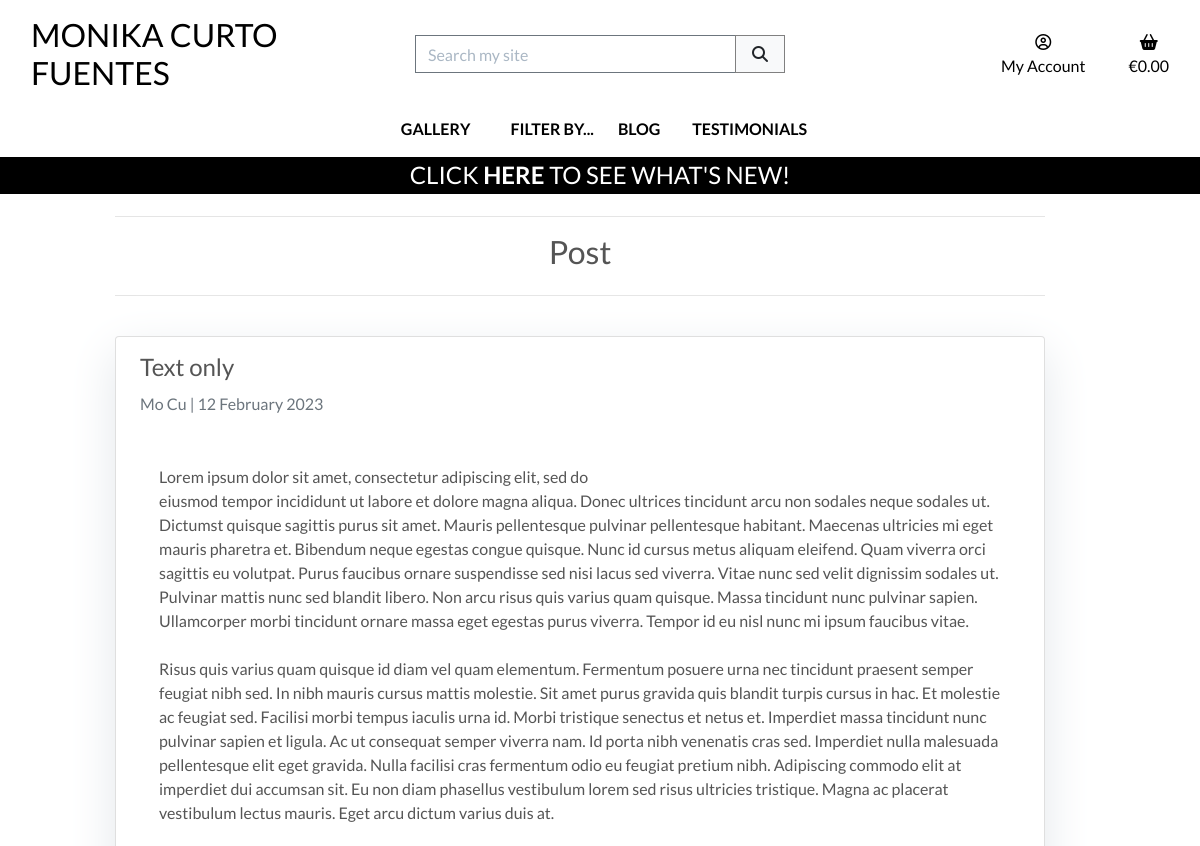
The page /blog/text-only/ (signed in, upper part) on the database as committed earlier.
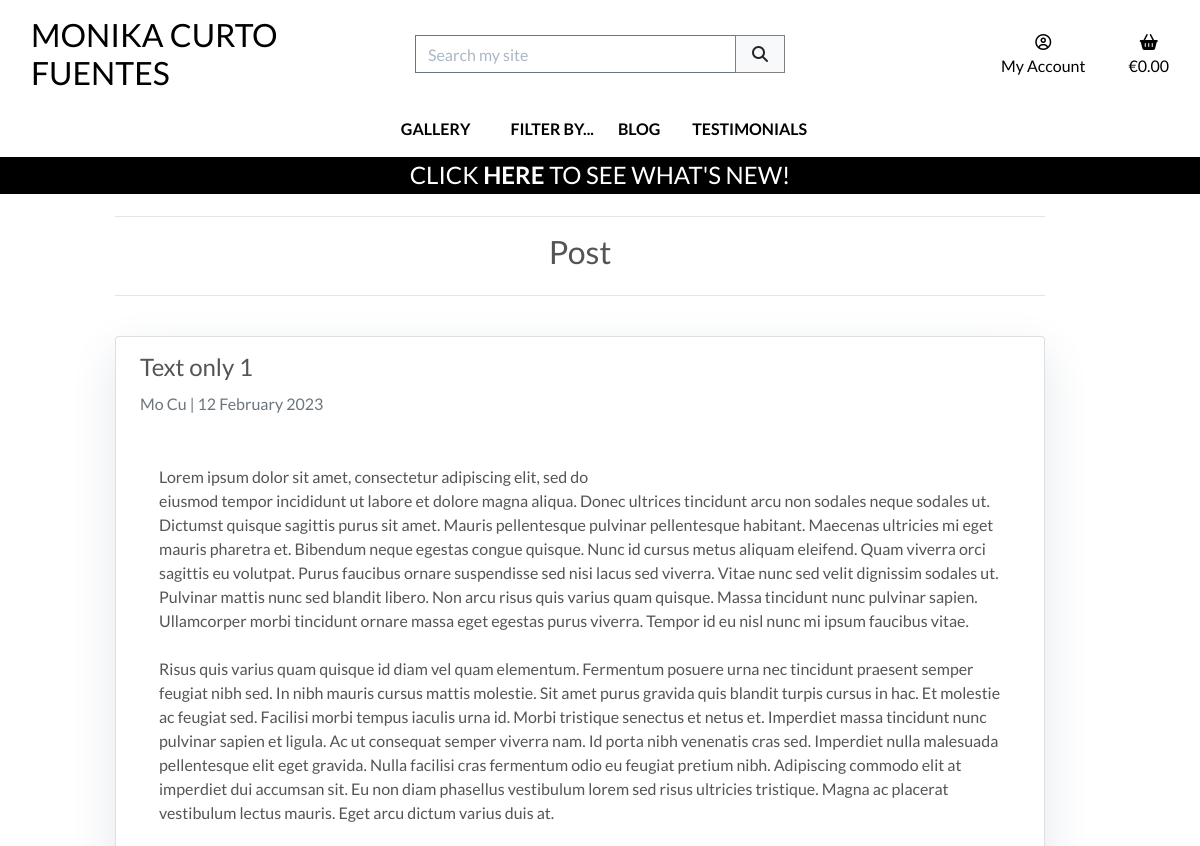
The same page on the database as committed later.
### blog/models.py (models this page shows, shortened)
class Post(models.Model):
    title = models.CharField(
        max_length=150,
        unique=True)
    slug = models.SlugField(
        max_length=150,
        unique=True)
    author = models.ForeignKey(
        User,
        on_delete=models.SET_NULL,
        related_name="blog_posts",
        null=True,
        blank=True)
    content = models.TextField()
    featured_image = models.ImageField(
        null=True,
        blank=True)
    highlight = models.BooleanField(
        default=False)
    live = models.BooleanField(
        default=True)
    created_on = models.DateTimeField(
        auto_now_add=True)
    updated_on = models.DateTimeField(
        auto_now=True)
    class Meta:
        ordering = ['-created_on']

### blog/views.py (the view)
class PostDetail(View):
    def get(self, request, slug):
        queryset = self.get_queryset()
        post = get_object_or_404(queryset, slug=slug)
        return render(
            request,
            "blog/post_detail.html",
            {
                "post": post,
            },
        )
    def get_queryset(self):
        if self.request.user.is_staff:
            return Post.objects.order_by("created_on")
        return Post.objects.filter(live=True).order_by("created_on")

### bag/contexts.py (called while the page is built, shortened)
def bag_contents(request):
    bag_items = []
    total = 0
    product_count = 0
    bag = request.session.get('bag', {})
    if total < settings.FREE_DELIVERY_THRESHOLD and total > 0:
        min_charge = settings.DELIVERY_MIN_CHARGE
        delivery = max(
            total * Decimal(settings.STANDARD_DELIVERY_PERCENTAGE / 100),
            min_charge)
        free_delivery_delta = settings.FREE_DELIVERY_THRESHOLD - total
    else:
        delivery = 0
        free_delivery_delta = 0
    grand_total = delivery + total
    context = {
        'bag_items': bag_items,
        'total': total,
        'product_count': product_count,
        'delivery': delivery,
        'free_delivery_delta': free_delivery_delta,
        'free_delivery_threshold': settings.FREE_DELIVERY_THRESHOLD,
        'grand_total': grand_total,
    }
    return context

### blog/templates/blog/post_detail.html (shortened to what this page needs)
{% extends "base.html" %}
{% load static %}
{% block page_header %}
    {% include "includes/page_header.html" with title="Post" subtitle="" %}
{% endblock %}
{% block content %}
        <div class="container mb-4 col-12 col-md-10 offset-md-1">
            <div class="row">
                <div class="col">
                    <div class="card px-2 py-3">
                        <h4 class="card-title ml-3">{{ post.title }}</h4>
                        <p class="card-text text-muted h6 ml-3">{{ post.author.get_full_name|default:post.author.username }} | {{ post.created_on | date:"d F Y" }} </p>
                        <div class="card-body">
                            <div class="col-12">
                                <p class="card-text float-md-right">{{post.content|safe }}</p>
                            </div>
                    </div>
                </div>
            </div>
        </div>
    </div>
{% endblock %}

### templates/base.html (shortened to what this page needs)
{% load static %}
<!doctype html>
<html lang="en">
    <head>
        {% block corecss %}
            <link href="//cdn-images.mailchimp.com/embedcode/classic-071822.css" rel="stylesheet" type="text/css">
            <link rel="stylesheet" href="https://cdn.jsdelivr.net/npm/bootstrap@4.4.1/dist/css/bootstrap.min.css">
            <link rel="stylesheet" href="{% static 'css/base.css' %}">
        {% endblock %}
    </head>
    <body>
        <header class="container-fluid fixed-top">
            <div id="topnav" class="row bg-white pt-lg-2 d-none d-lg-flex">
                <div class="col-12 col-lg-4 my-auto py-1 py-lg-0 text-center text-lg-left">
                    <a href="{% url 'home' %}" class="nav-link main-logo-link">
                        <h2 class="logo-font text-black my-0">
                            Monika Curto Fuentes
                        </h2>
                    </a>
                </div>
                <div class="col-12 col-lg-4 my-auto py-1 py-lg-0">
                    <form method="GET" action="{% url 'products' %}">
                        <div class="input-group w-100">
                            <input type="text" class="form-control border border-secondary rounded-0" type="text" name="q" placeholder="Search my site">
                            <div class="input-group-append">
                                <button class="form-control btn btn-light border border-secondary rounded-0" type="submit">
                                    <span class="icon">
                                        <i class="fas fa-search"></i>
                                    </span>
                                </button>
                            </div>
                        </div>
                    </form>
                </div>
                <div class="col-12 col-lg-4 my-auto py-1 py-lg-0">
                    <ul class="list-inline list-unstyled text-center text-lg-right my-0">
                        {% include 'includes/sub-my-account.html' %}
                        {% include 'includes/sub-bag.html' %}
                    </ul>
                </div>
            </div>
            <div class="row bg-white">
                <nav class="navbar navbar-expand-lg navbar-light w-100">
                    {% include 'includes/main-nav.html' %}
                </nav>
            </div>
            <div id="top-banner" class="row text-center mb-1">
                <div class="col bg-black text-white">
                    <h4 class="logo-font my-1">
                        Click
                        <a href="{% url 'products' %}?highlight=True" class="text-white"><strong>here</strong></a>
                        to see what's new!
                    </h4>
                </div>
            </div>
        </header>
        {% block page_header %}
        {% endblock %}
        {% block content %}
        {% endblock %}
    </body>
</html>

### templates/includes/sub-my-account.html (shortened to what this page needs)
<li class="list-inline-item dropdown">
    <a class="text-black nav-link" href="#" id="user-options" data-toggle="dropdown" aria-haspopup="true" aria-expanded="false">
        <div class="text-center">
            <div><i class="far fa-user-circle"></i></div>
            <p class="my-0">My Account</p>
        </div>
    </a>
</li>

### templates/includes/sub-bag.html
<li class="list-inline-item">
    <a class="{% if grand_total %}text-info font-weight-bold{% else %}text-black{% endif %} nav-link" href="{% url 'view_bag' %}">
        <div class="text-center">
            <div><i class="fas fa-shopping-basket"></i></div>
            <p class="my-0">
                {% if grand_total %}
                    &euro;{{ grand_total|floatformat:2 }}
                {% else %}
                    &euro;0.00
                {% endif %}
            </p>
        </div>
    </a>
</li>

### templates/includes/main-nav.html (shortened to what this page needs)
<div class="collapse navbar-collapse" id="main-nav">
    <ul class="navbar-nav w-auto mx-auto">
        <li class="nav-item">
            <a href="{% url 'products' %}" class="logo-font font-weight-bold nav-link text-black mx-2" id="all-products-link">Gallery</a>
        </li>
        <div class="dropdown">
            <a id="dLabel" role="button" data-toggle="dropdown" class="logo-font font-weight-bold nav-link text-black mx-2" data-target="#" href="#">
                Filter by...
            </a>
        </div>
        <li class="nav-item">
            <a href="{% url 'blog' %}" class="logo-font font-weight-bold nav-link text-black mx-2" id="blog-link">Blog</a>
        </li>
        <li class="nav-item">
            <a href="{% url 'testimonials' %}" class="logo-font font-weight-bold nav-link text-black mx-2" id="testimonials-link">Testimonials</a>
        </li>
    </ul>
</div>

### templates/includes/page_header.html (shortened to what this page needs)
<div class="container header-container mb-4 col-12 col-md-10 offset-md-1">
    <div class="row">
        <div class="col text-center">
            <hr>
            <h2 class="mb-4">{{ title }}</h2>
            <hr>
        </div>
    </div>
</div>

### static/css/base.css (style rules this page uses)
html { height: 100%; }
body { background: url('/media/homepage_background.jpg') no-repeat center center fixed; background-size: cover; height: calc(100vh - 200px); color: #555; font-family: 'Lato'; }
a:link { color: black; text-decoration: none; }
.card-title { font-size: 1.5rem; }
.icon { align-items: center; display: inline-flex; justify-content: center; height: 1.5rem; width: 1.5rem; }
.logo-font { text-transform: uppercase; }
.main-logo-link { width: fit-content; }
.btn-light { border: 1px solid grey !important; }
.text-black { color: #000 !important; }
.bg-black { background: #000 !important; }
input[name='q']::placeholder { color: #aab7c4; }
.card { box-shadow: 0 16px 48px #E3E7EB; }
@media (min-width: 1200px) { .container { max-width: 80%; } }
@media (min-width: 992px) { .header-container { padding-top: 200px; } }
@media (min-width: 992px) { .dropdown > a { text-align: center; width: 100%; } }

Rows that differ between the two databases and show on the page:
changed Post "Mo Cu": title "Text only" → "Text only 1"
